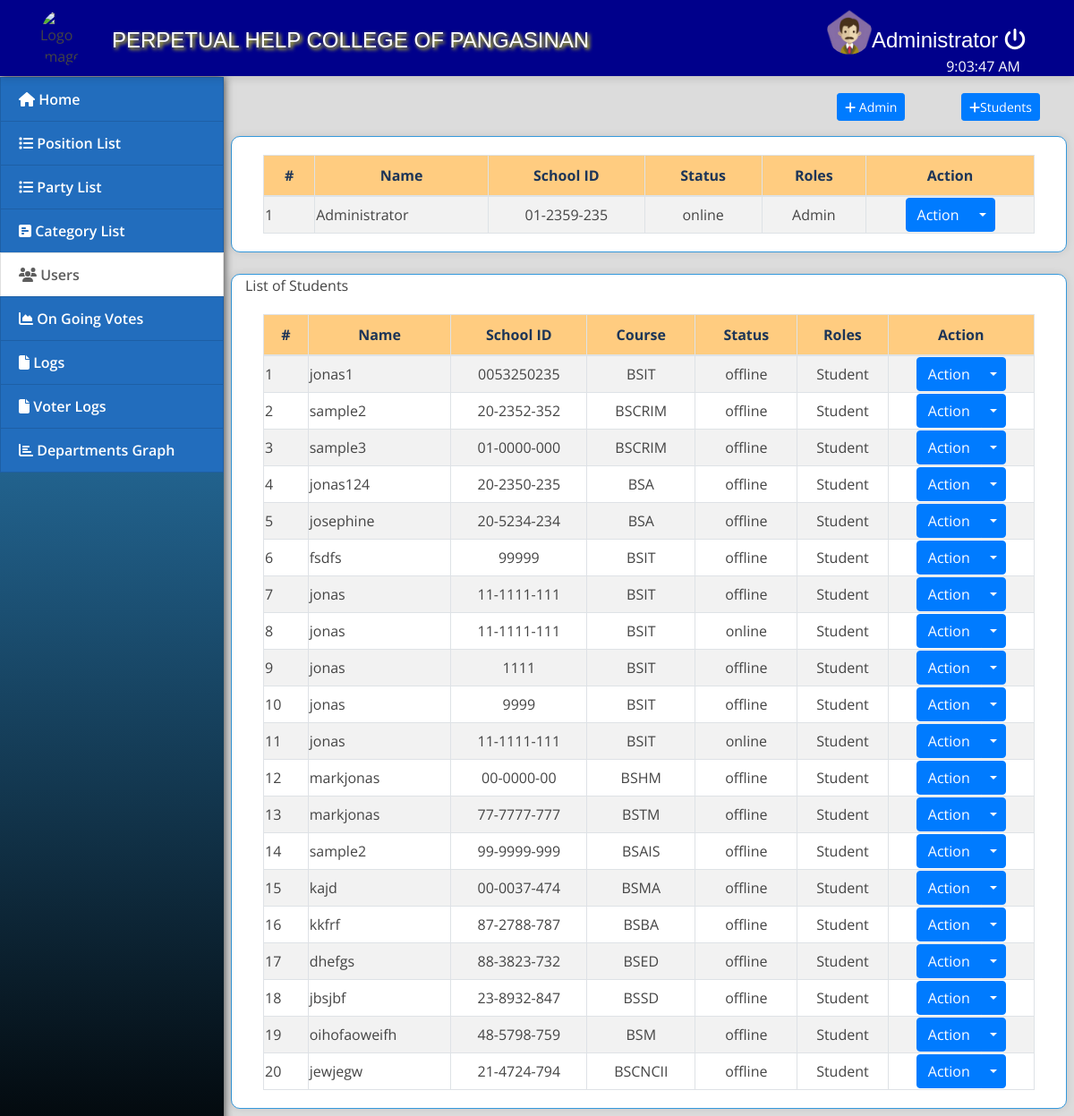
The app's page /index.php?page=users (signed in) with its own data.
### tables this page shows
CREATE TABLE `users` (
  `id` int(30) NOT NULL,
  `name` varchar(200) NOT NULL,
  `username` varchar(100) NOT NULL,
  `password` varchar(100) NOT NULL,
  `department` varchar(100) NOT NULL,
  `course` varchar(50) NOT NULL,
  `section` varchar(50) NOT NULL,
  `type` tinyint(1) NOT NULL DEFAULT 2 COMMENT '1+admin , 2 = users',
  `has_voted` tinyint(1) DEFAULT 0,
  `picture_path` text NOT NULL,
  `online_status` enum('online','offline') NOT NULL DEFAULT 'offline'
);

### users.php (the view, shortened to what this page needs)
<div class="container-fluid">
	<div class="column">
		<div class="col-lg-12">
			<button class="btn btn-primary float-right btn-sm" id="new_user"><i class="fa fa-plus"></i>Students</button>
		</div>
		<div class="col-lg-10">
			<button class="btn btn-primary float-right btn-sm" id="new_admin"><i class="fa fa-plus"></i> Admin</button>
		</div>
	</div>
	<br>
	<br>
	<div class="row">
		<div class="card col-lg-12">
			<div class="card-body">
				<table class="table-striped table-bordered col-md-12">
					<thead>
						<tr>
							<th class="text-center">#</th>
							<th class="text-center">Name</th>
							<th class="text-center">School ID</th>
							<th class="text-center">Status</th>
							<th class="text-center">Roles</th>
							<th class="text-center">Action</th>
						</tr>
					</thead>
					<tbody>
						<?php
						include 'db_connect.php';
						$users = $conn->query("SELECT * FROM users where type =1 ");
						$i = 1;
						while ($row = $users->fetch_assoc()) :
						?>
							<tr>
								<td>
									<?php echo $i++ ?>
								</td>
								<td>
									<?php echo $row['name'] ?>
								</td>
								<td>
									<center><?php echo $row['username'] ?></center>
								</td>
								<td data-user-id="<?php echo $row['id']; ?>">
									<center id="online_status_<?php echo $row['id']; ?>">
										<?php echo $row['online_status']; ?>
									</center>
								</td>
								<td>
									<center> <?php echo ($row['type'] == 1) ? 'Admin' : 'Student'; ?></center>
								</td>
								<td>
									<center>
										<div class="btn-group">
											<button type="button" class="btn btn-primary">Action</button>
											<button type="button" class="btn btn-primary dropdown-toggle dropdown-toggle-split" data-toggle="dropdown" aria-haspopup="true" aria-expanded="false">
											</button>
										</div>
									</center>
								</td>
							</tr>
						<?php endwhile; ?>
					</tbody>
				</table>
			</div>
		</div>
	</div>
	<br>
	<div class="row">
		<div class="card col-lg-12">
			<div>
				List of Students
			</div>
			<div class="card-body">
				<table class="table-striped table-bordered col-md-12">
					<thead>
						<tr>
							<th class="text-center">#</th>
							<th class="text-center">Name</th>
							<th class="text-center">School ID</th>
							<th class="text-center">Course</th>
							<th class="text-center">Status</th>
							<th class="text-center">Roles</th>
							<th class="text-center">Action</th>
						</tr>
					</thead>
					<tbody>
						<?php
						include 'db_connect.php';
						$users = $conn->query("SELECT * FROM users where type =2");
						$i = 1;
						while ($row = $users->fetch_assoc()) :
						?>
							<tr>
								<td>
									<?php echo $i++ ?>
								</td>
								<td>
									<?php echo $row['name'] ?>
								</td>
								<td>
									<center><?php echo $row['username'] ?></center>
								</td>
								<td>
									<center> <?php echo $row['department'] ?></center>
								</td>
								<td data-user-id="<?php echo $row['id']; ?>">
									<center id="online_status_<?php echo $row['id']; ?>">
										<?php echo $row['online_status']; ?>
									</center>
								</td>
								<td>
									<center> <?php echo ($row['type'] == 1) ? 'Admin' : 'Student'; ?></center>
								</td>
								<td>
									<center>
										<div class="btn-group">
											<button type="button" class="btn btn-primary">Action</button>
											<button type="button" class="btn btn-primary dropdown-toggle dropdown-toggle-split" data-toggle="dropdown" aria-haspopup="true" aria-expanded="false">
											</button>
										</div>
									</center>
								</td>
							</tr>
						<?php endwhile; ?>
					</tbody>
				</table>
			</div>
		</div>
	</div>

### assets/css/style.css (style rules this page uses)
body { font-family: "Open Sans", sans-serif; color: #444444; width: 100%; height: calc(100%); }

### index.php (style rules this page uses)
body { background: #80808045; }

### users.php (style rules this page uses)
.container-fluid { margin-top: 40px; }
.card { border: 1px solid #3498db; border-radius: 10px; box-shadow: 0 0 10px rgba(0, 0, 0, 0.1); }
th { text-align: center; padding: 10px; background-color: #ffcc80; color: #1d3557; font-weight: bold; border: 1px solid #ffcc80; }

### records on screen
users: name "Administrator", username "01-2359-235", online_status "online", type "Admin"
users: name "jonas1", username "0053250235", department "BSIT", online_status "offline", type "Student"
users: name "sample2", username "20-2352-352", department "BSCRIM", online_status "offline", type "Student"
users: name "sample3", username "01-0000-000", department "BSCRIM", online_status "offline", type "Student"
users: name "jonas124", username "20-2350-235", department "BSA", online_status "offline", type "Student"
users: name "josephine", username "20-5234-234", department "BSA", online_status "offline", type "Student"
users: name "fsdfs", username "99999", department "BSIT", online_status "offline", type "Student"
users: name "jonas", username "11-1111-111", department "BSIT", online_status "offline", type "Student"
users: name "jonas", username "11-1111-111", department "BSIT", online_status "online", type "Student"
users: name "jonas", username "1111", department "BSIT", online_status "offline", type "Student"
users: name "jonas", username "9999", department "BSIT", online_status "offline", type "Student"
users: name "jonas", username "11-1111-111", department "BSIT", online_status "online", type "Student"
users: name "markjonas", username "00-0000-00", department "BSHM", online_status "offline", type "Student"
users: name "markjonas", username "77-7777-777", department "BSTM", online_status "offline", type "Student"
users: name "sample2", username "99-9999-999", department "BSAIS", online_status "offline", type "Student"
users: name "kajd", username "00-0037-474", department "BSMA", online_status "offline", type "Student"
users: name "kkfrf", username "87-2788-787", department "BSBA", online_status "offline", type "Student"
users: name "dhefgs", username "88-3823-732", department "BSED", online_status "offline", type "Student"
users: name "jbsjbf", username "23-8932-847", department "BSSD", online_status "offline", type "Student"
users: name "oihofaoweifh", username "48-5798-759", department "BSM", online_status "offline", type "Student"
users: name "jewjegw", username "21-4724-794", department "BSCNCII", online_status "offline", type "Student"

### other values on screen
$_SESSION['login_name'] "Administrator"
